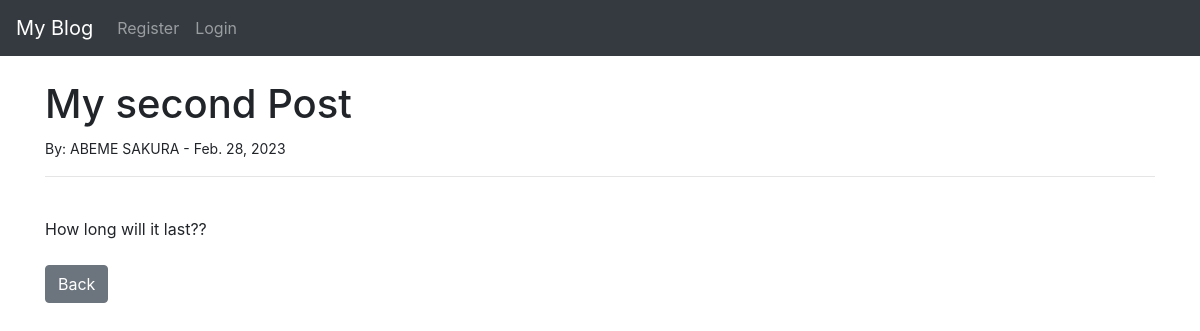
The app's page /article/2 with its own data.
### sakurablog/models.py (models this page shows, shortened)
class Post(models.Model):
    title = models.CharField(max_length=255)
    title_tag = models.CharField(max_length=255)
    author = models.ForeignKey(User,on_delete=models.CASCADE)
    body = models.TextField()
    post_date = models.DateField(auto_now_add=True)
    category = models.CharField(max_length=255, default='coding')

### sakurablog/views.py (the view)
# urls.py: path('article/<int:pk>',ArticleDetailView.as_view(), name='article-detail'),
class ArticleDetailView(DetailView):
    model = Post
    template_name = 'article_details.html'

### sakurablog/templates/article_details.html (shortened to what this page needs)
  {% extends 'base.html' %}
 {% block content %}
<h1> {{ post.title }}</h1>
<small>By: {{post.author.first_name }} {{ post.author.last_name}} - {{ post.post_date }}
</small><br/>
<hr>
<br/>
{{ post.body|safe }}
<br/><br/>
<a href="{% url 'home'%}" class="btn btn-secondary">Back</a>
  {% endblock %}

### records on screen
Post: title "My second Post", author.first_name "ABEME", author.last_name "SAKURA", post_date "Feb. 28, 2023", body "How long will it last??"
